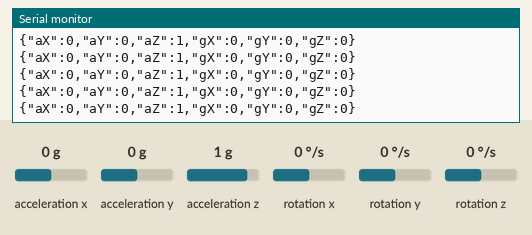
Recording of a sketch running on a simulated ESP32. Shown: the last lines printed to the serial monitor. The test bench sets the inputs (shaded band); at power-on: acceleration x 0 g, acceleration y 0 g, rotation x 0 °/s, rotation y 0 °/s, acceleration z 1 g, rotation z 0 °/s.

Above: at 2.2 s.
2.3 s: acceleration x set to -1.4 g
At 3.1 s:
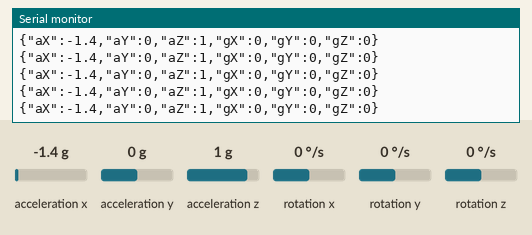
3.8 s: acceleration y set to -1.4 g
At 4.3 s:
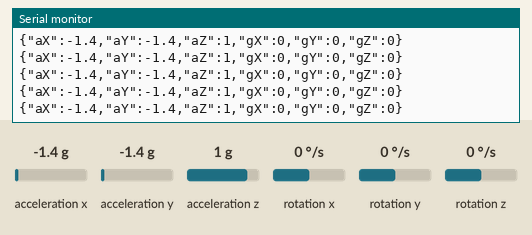
5.3 s: rotation x set to -192 °/s
At 6.2 s:
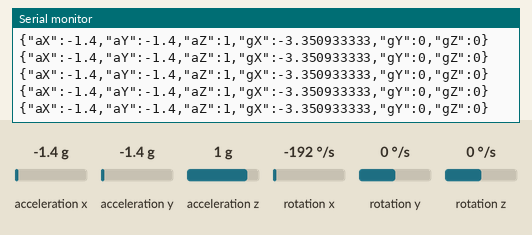
8.3 s: rotation y set to -192 °/s
At 9.3 s:
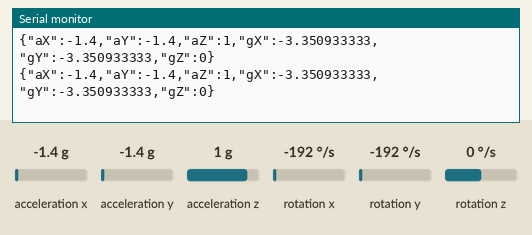
11.3 s: acceleration z set to 0.8 g
At 12.1 s:
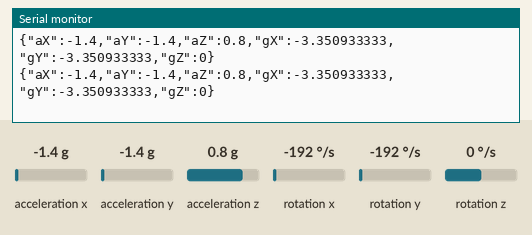
14.3 s: rotation z set to -192 °/s
At 14.8 s:
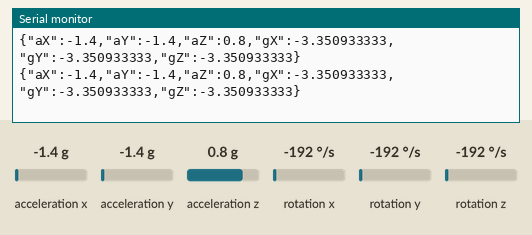

The sketch:

esp32_imu.ino
```cpp
#include <MPU9250_asukiaaa.h>
#include <ArduinoJson.h>
//#include <ArduinoEigen.h>
//#include <MadgwickAHRS.h>
//#include "kal/kal.h"
#define DEBUG 1

#define G (9.8)//mps^2
#define Ts (0.005)//s
#define DEG2RAD (3.1415/180.0)
#define RAD2DEG (180.0/3.1415)

//9 axis sensor
MPU9250_asukiaaa mySensor;
float aX, aY, aZ, aSqrt, gX, gY, gZ, mDirection, mX, mY, mZ;
float roll, pitch, yaw;

//json
StaticJsonDocument<100> json_data;

//時間管理
double t = 0.0;//time
bool timer_flag = 0;

//timerの設定
hw_timer_t * timer = NULL;
portMUX_TYPE timerMux = portMUX_INITIALIZER_UNLOCKED;

void IRAM_ATTR onTimer() {//時間計測
  portENTER_CRITICAL_ISR(&timerMux);
  //control----------------------------------------//
  t += Ts;
  timer_flag = 1;
  //-----------------------------------------------//
  portEXIT_CRITICAL_ISR(&timerMux);
}

//初期設定
void setup() {
  Serial.begin(115200);
  Serial.println("start");

  //9軸センサの設定
  Wire.begin();
  mySensor.setWire(&Wire);
  mySensor.beginAccel();
  mySensor.beginGyro();
  mySensor.beginMag();

  //timer割り込み設定
  timer = timerBegin(0, 80, true);//プリスケーラ設定
  timerAttachInterrupt(timer, &onTimer, true);//割り込み関数指定
  timerAlarmWrite(timer, (int)(Ts*1000000), true);//Ts[s]ごとに割り込みが入るように設定
  timerAlarmEnable(timer);//有効化

  Serial.println("start");
  delay(1000);

}

//制御
void loop() {

  if(timer_flag){//制御周期
    timer_flag = 0;
    //9軸センサ取得
    mySensor.accelUpdate();
    mySensor.gyroUpdate();
    aX = mySensor.accelX();
    aY = mySensor.accelY();
    aZ = mySensor.accelZ();
    gX = mySensor.gyroX();
    gY = mySensor.gyroY();
    gZ = mySensor.gyroZ();

    json_data["aX"] = aX;
    json_data["aY"] = aY;
    json_data["aZ"] = aZ;
    json_data["gX"] = gX * DEG2RAD;
    json_data["gY"] = gY * DEG2RAD;
    json_data["gZ"] = gZ * DEG2RAD;
    serializeJson(json_data, Serial);
    Serial.println("");

#if DEBUG//グラフで確認用
//    Serial.print(gX);
//    Serial.print(",");
//    Serial.print(gY);
//    Serial.print(",");
//    Serial.print(gZ);
//    Serial.print(",");
//    Serial.print(roll);
//    Serial.print(",");
//    Serial.print(pitch);
//    Serial.print(",");
//    Serial.print(yaw);
//    Serial.print(",");
//    Serial.println();
#endif
  }//制御周期
  else{//その他の処理
  }
}
```

Measured:
- after the input at 2.3 s, the serial monitor: prints a new line at once (image 1)
- after the input at 3.8 s, the serial monitor: prints a new line at once (image 2)
- after the input at 5.3 s, the serial monitor: prints a new line at once (image 3)
- after the input at 8.3 s, the serial monitor: prints a new line at once (image 4)
- after the input at 11.3 s, the serial monitor: prints a new line at once (image 5)
- after the input at 14.3 s, the serial monitor: prints a new line at once (image 6)
